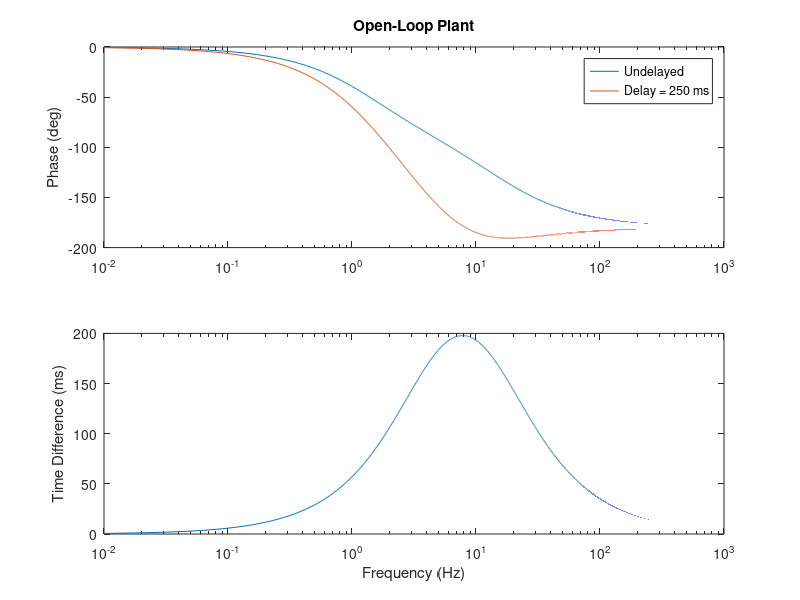

Source code (MATLAB):
% Change the delay on line 10 to change how much delay you would like to
% approximate.

clear all;
rng(1);

% Single joint reaching movements:
G = .14;        % Viscous Constant: Ns/m
I = .1;         % Inertia Kgm2
tau = 0.066;    % Muscle time constant, s
delay = 0.250; 

A1 = [0 1 0
    0 -G/I 1/I
    0 0 -1/tau];
B1 = [0 0 1/tau]';
C1 = [1 0 0];

A2 = [0 1 0 0
    0 -G/I 2/(delay*I) -1/I
    0 0 -1/delay 1
    0 0 0 1/tau];
B2 = [0 0 0 1/tau]';
C2 = [1 0 0 0];

G = ss(A1,B1,C1,0);
H = ss(A2,B2,C2,0);
freq = 0.01:0.01:1000;
[mag1, phase1] = bode(G,freq);
[mag2, phase2] = bode(H,freq);
mag1 = 20*log10(mag1);
mag2 = 20*log10(mag2);
phase1 = squeeze(phase1) + 90;
phase2 = squeeze(phase2) - 90;

lag = phase1 - phase2;
lag = 1000*lag/360;

figure
subplot(2,1,1)
semilogx(freq,phase1)
hold on
title('Open-Loop Plant')
semilogx(freq,phase2)
ylabel('Phase (deg)')
legend({'Undelayed',['Delay = ',num2str(delay*1000),' ms']})

subplot(2,1,2)
semilogx(freq,lag)
xlabel('Frequency (Hz)')
ylabel('Time Difference (ms)')
